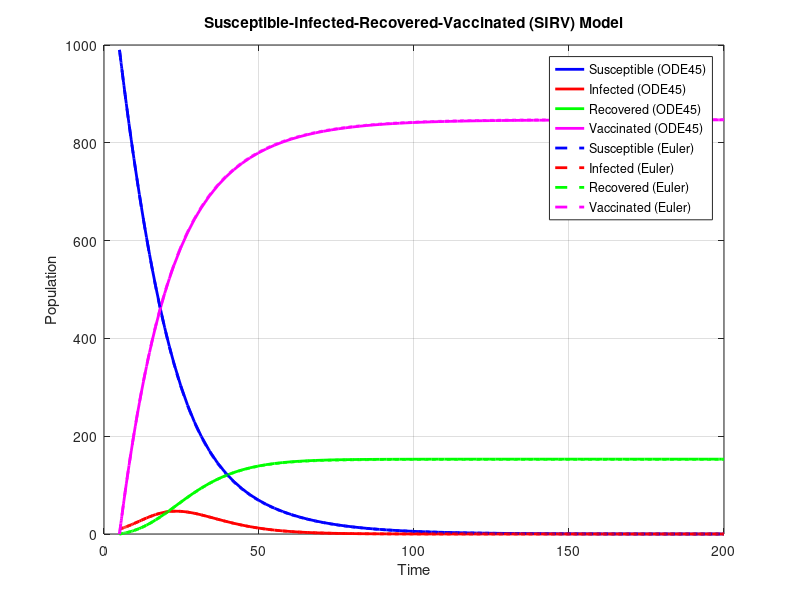

MATLAB code for this plot:
clc; clear; close all;

%% Parameters
beta = 0.3;  % Transmission rate
gamma = 0.1; % Recovery rate
nu = 0.05;   % Vaccination rate
N = 1000;    % Total population
S0 = 990;    % Initial susceptible individuals
I0 = 10;     % Initial infected individuals
R0 = 0;      % Initial recovered individuals
V0 = 0;      % Initial vaccinated individuals

%% Time settings
t0 = 5;     % Initial time (not zero)
t_end = 200; % End time
h = 0.1;    % Step size for Euler

%% ODE45 Solution
sirv_ode = @(t, y) [-beta * y(1) * y(2) / N - nu * y(1); beta * y(1) * y(2) / N - gamma * y(2); gamma * y(2); nu * y(1)];
[t_ode, y_ode] = ode45(sirv_ode, [t0 t_end], [S0; I0; R0; V0]);

%% Euler Method Solution
t_euler = t0:h:t_end;
S_euler = zeros(size(t_euler));
I_euler = zeros(size(t_euler));
R_euler = zeros(size(t_euler));
V_euler = zeros(size(t_euler));
S_euler(1) = S0;
I_euler(1) = I0;
R_euler(1) = R0;
V_euler(1) = V0;

for k = 1:length(t_euler)-1
    dS = -beta * S_euler(k) * I_euler(k) / N - nu * S_euler(k);
    dI = beta * S_euler(k) * I_euler(k) / N - gamma * I_euler(k);
    dR = gamma * I_euler(k);
    dV = nu * S_euler(k);
    
    S_euler(k+1) = S_euler(k) + h * dS;
    I_euler(k+1) = I_euler(k) + h * dI;
    R_euler(k+1) = R_euler(k) + h * dR;
    V_euler(k+1) = V_euler(k) + h * dV;
end

%% Plot Results
figure;
plot(t_ode, y_ode(:,1), 'b', 'LineWidth', 2);
hold on;
plot(t_ode, y_ode(:,2), 'r', 'LineWidth', 2);
plot(t_ode, y_ode(:,3), 'g', 'LineWidth', 2);
plot(t_ode, y_ode(:,4), 'm', 'LineWidth', 2);
plot(t_euler, S_euler, 'b--', 'LineWidth', 2);
plot(t_euler, I_euler, 'r--', 'LineWidth', 2);
plot(t_euler, R_euler, 'g--', 'LineWidth', 2);
plot(t_euler, V_euler, 'm--', 'LineWidth', 2);
hold off;
legend('Susceptible (ODE45)', 'Infected (ODE45)', 'Recovered (ODE45)', 'Vaccinated (ODE45)', 'Susceptible (Euler)', 'Infected (Euler)', 'Recovered (Euler)', 'Vaccinated (Euler)');
xlabel('Time');
ylabel('Population');
title('Susceptible-Infected-Recovered-Vaccinated (SIRV) Model');
grid on;